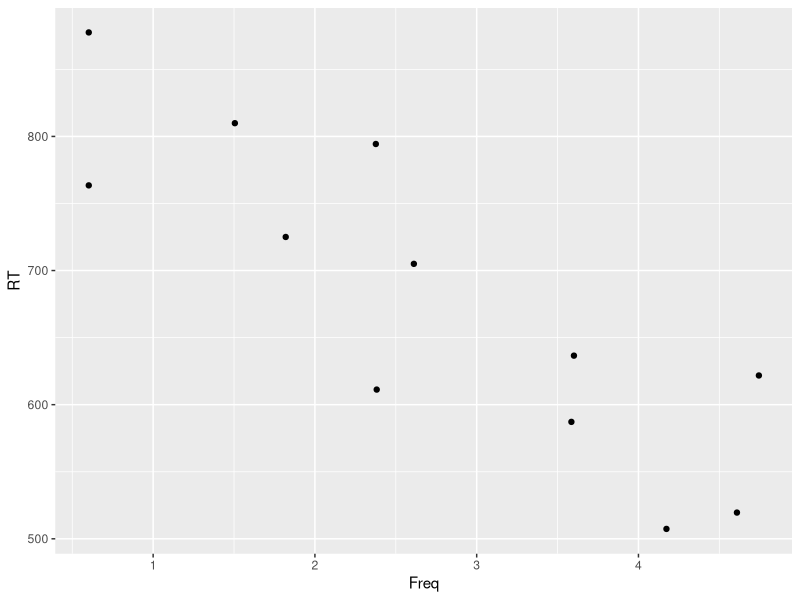
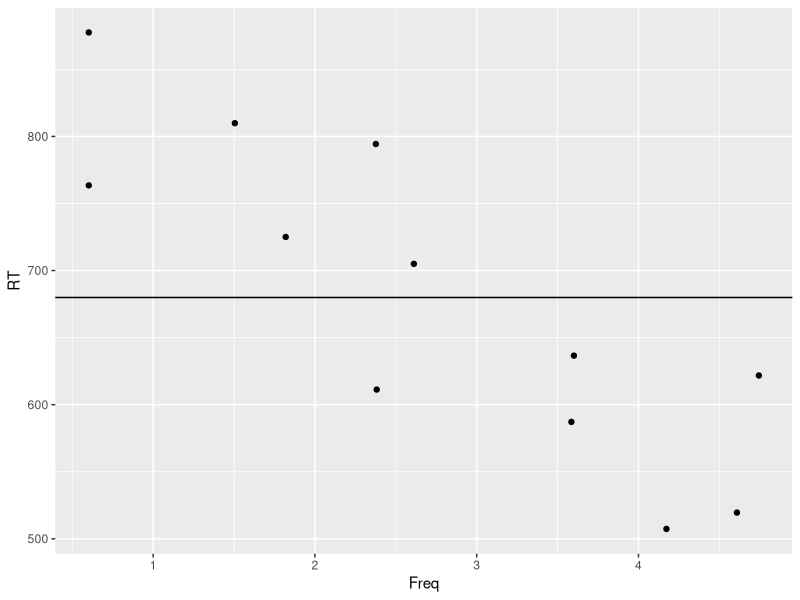
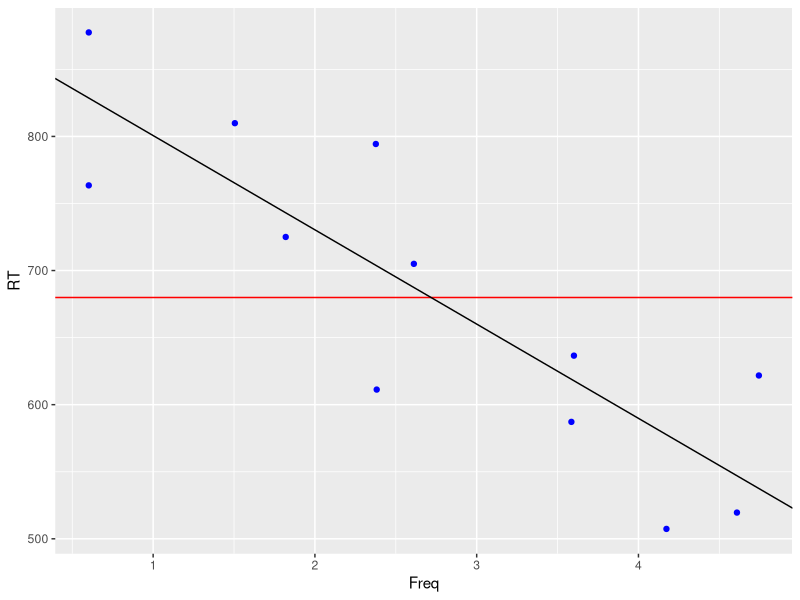

These figures' R source, in order:
# knitr::opts_chunk$set(echo = TRUE)

# nifty code using the pacman package
# it checks if the packages specified below are installed, if not, they will be installed, if yes, they will be loaded
# if (!require("pacman")) install.packages("pacman")
# pacman::p_load(rstudioapi, tidyverse)

# set the current working directory to the one where this file is
# current_working_dir <- dirname(rstudioapi::getActiveDocumentContext()$path)
# setwd(current_working_dir)

library("dplyr")
library("ggplot2")
df = read.csv("ELP_frequency.csv")
df

df = mutate(df, Freq=log10(Freq))
df

# The log10 function is already applied in-place on the dataframe
# So we dont need ot apply it again
model = lm(df$RT ~ df$Freq, data=df)

ggplot(df, aes(x=Freq, y=RT)) + geom_point()

ggplot(df, aes(x=Freq, y=RT)) + geom_point() + geom_hline(yintercept=mean(df$RT))

coefs = coefficients(model)
intercept = coefs[["(Intercept)"]]
slope = coefs[["df$Freq"]]

ggplot(df, aes(x=Freq, y=RT)) + geom_point(colour="blue") + 
geom_hline(yintercept=mean(df$RT), color="red") + 
geom_abline(intercept=intercept, slope=slope)
